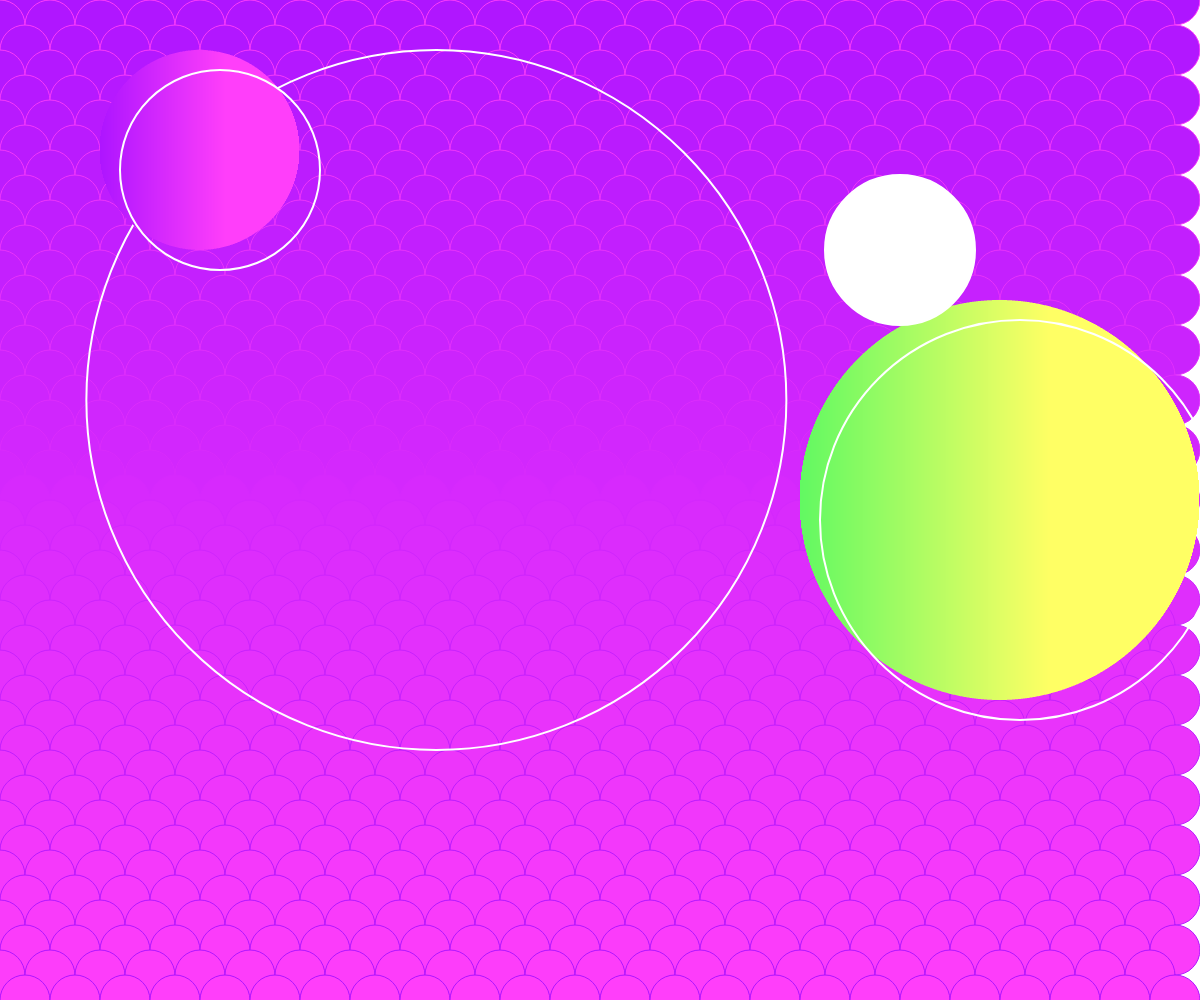
Frame 1 (no input)
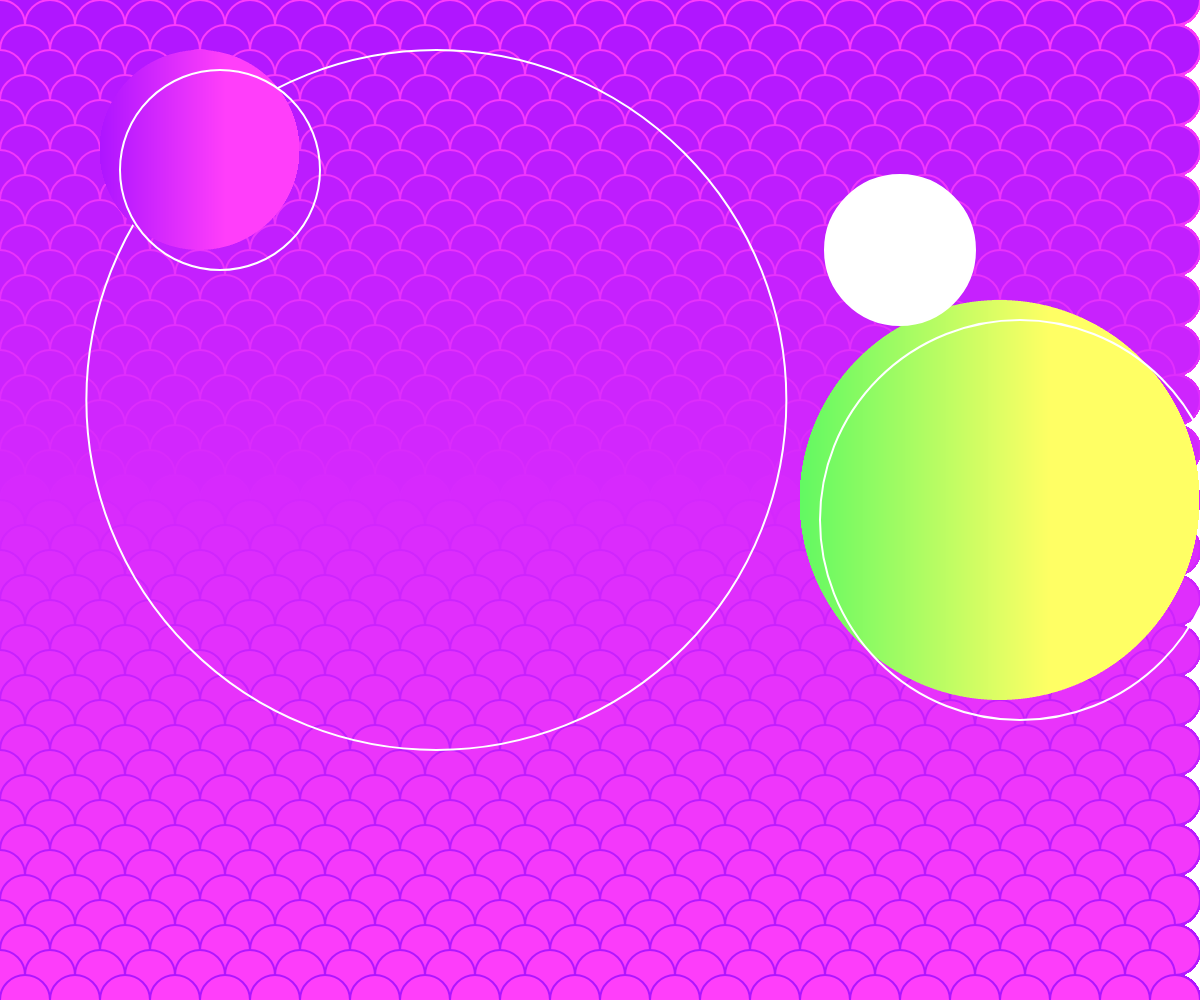
Frame 60 (no input)
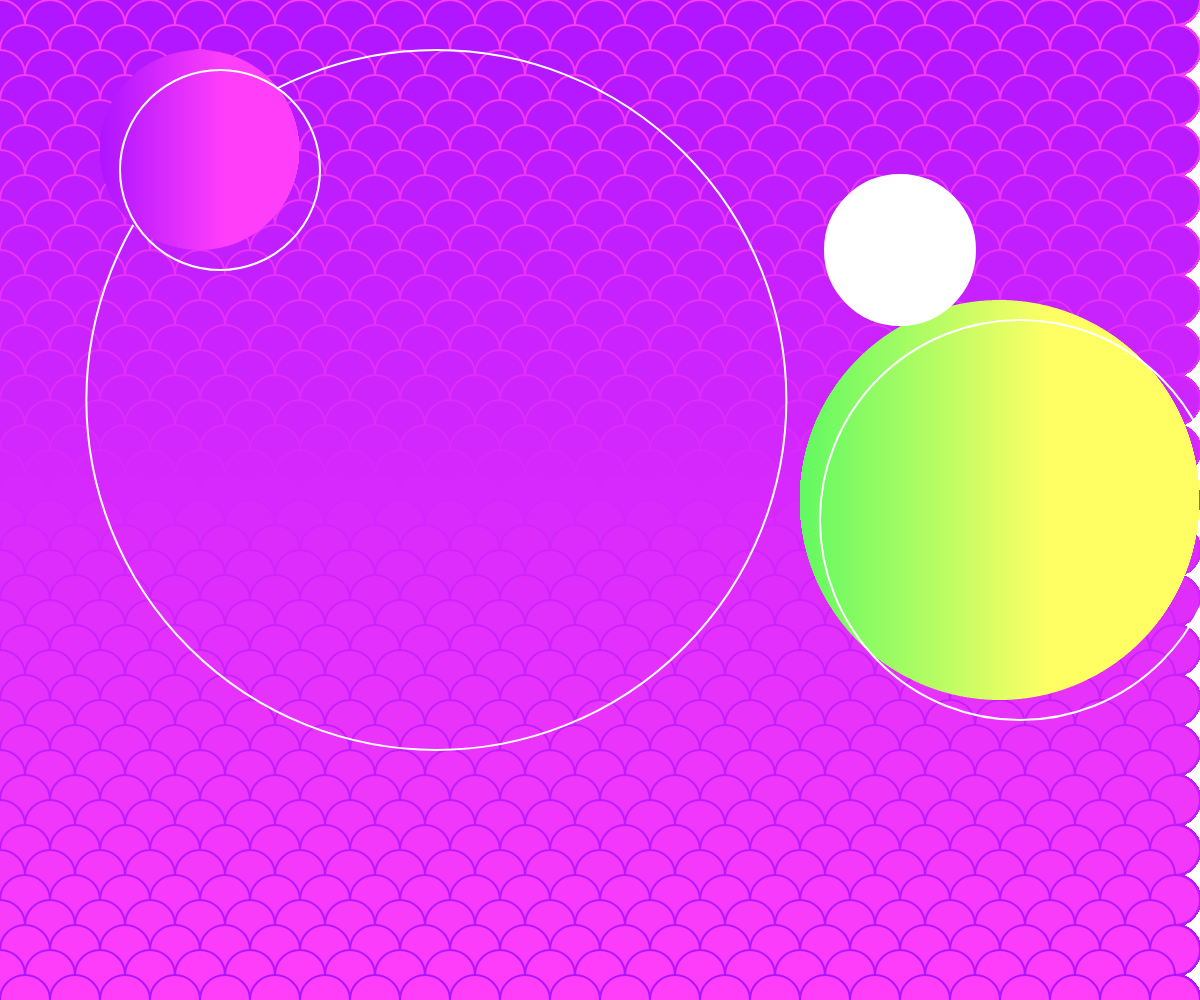
Frame 120 (the mouse pressed at the canvas centre since frame 60)

The p5.js sketch that drew these frames (run headless with seeded random() and noise() and a simulated clock; from frame 60 on, the mouse is pressed at the canvas centre):

// p5.js sketch
// ── sketch.js
function setup() {
  createCanvas(innerWidth, innerHeight);
  color1 = color(174, 21, 255);
  color2 = color(255, 62, 250);
  //createGradient(0,0,width,height,color1,color2);
}

function draw() {
  color1 = color(174, 21, 255);
  color2 = color(255, 62, 250);
  color3 = color(98, 249, 98);
  color4 = color(255, 255, 100);
  scales(25, color1, color2);
  // circGrid(25,color1,color2);
  noFill();
  stroke(255);
  strokeWeight(2);
  ellipse((width / 11) * 4, (height / 5) * 2, 700);
  gradCircle(800, 300, 200, color3, color4);
  gradCircle(100, 50, 100, color1, color2);

  fill(255);
  ellipse((width / 4) * 3, 250, 150);
}

function gradCircle(x, y, r, c1, c2) {
  //const gradCircleR = 200;
  const lineW = 1;
  const lines = (r * 2) / lineW;

  noStroke();
  for (var i = 0; i <= lines; i++) {
    let inter = map(i, 0, r, 0, 0.8);
    let c = lerpColor(c1, c2, inter);
    fill(c);
    const s = i * lineW + lineW;
    const chordLength = Math.sqrt(2 * s * r - s * s) * 2;
    rect(i * lineW + x, r - chordLength / 2 + y, lineW, chordLength);
  }
  stroke(255);
  noFill();
  ellipse(x + r + 20, y + r + 20, r * 2);
}

function scales(r, c1, c2) {
  let y = 0;
  let isShifted = false;
  while (y < height + r) {
    if (isShifted) {
      x = 0;
    } else {
      x = r;
    }
    while (x < width) {
      inter = map(y, 0, height, 0, 1);
      let c = lerpColor(c1, c2, inter);
      fill(c);
      stroke(lerpColor(c2, c1, inter));
      ellipse(x, y, r * 2);
      x = x + r * 2;
    }
    y = y + r;
    isShifted = !isShifted;
  }
}

function circGrid(r, c1, c2) {
  let y = 0;

  while (y < height + r) {
    let x = 0;
    while (x < width) {
      inter = map(y, 0, height, 0, 1);
      let c = lerpColor(c1, c2, inter);
      fill(c);
      stroke(255);
      ellipse(x, y, r * 2);
      x = x + r * 2;
    }
    y = y + r * 2;
  }
}

function createGradient(x, y, w, h, c1, c2) {
  for (let i = x; i <= x + w; i++) {
    let inter = map(i, x, x + w, 0, 1);
    let c = lerpColor(c1, c2, inter);
    stroke(c);
    line(i, y, i, y + h);
  }
}
